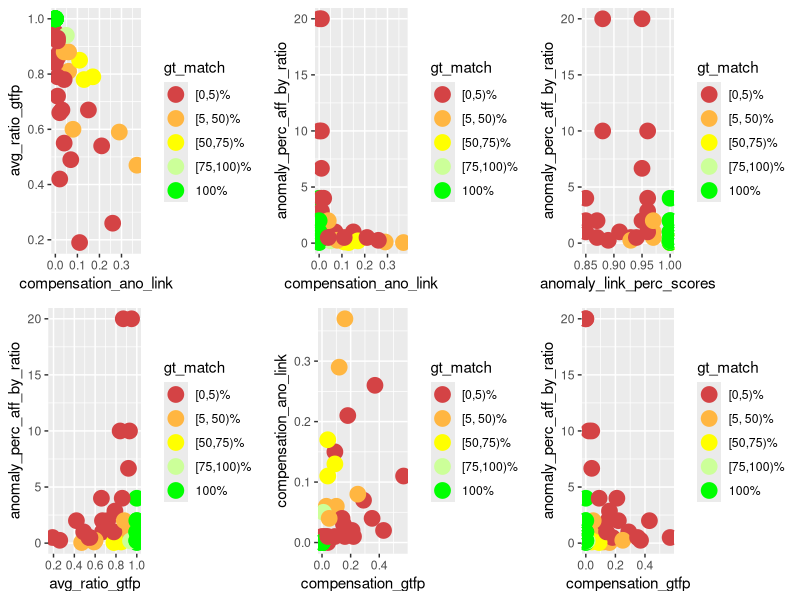
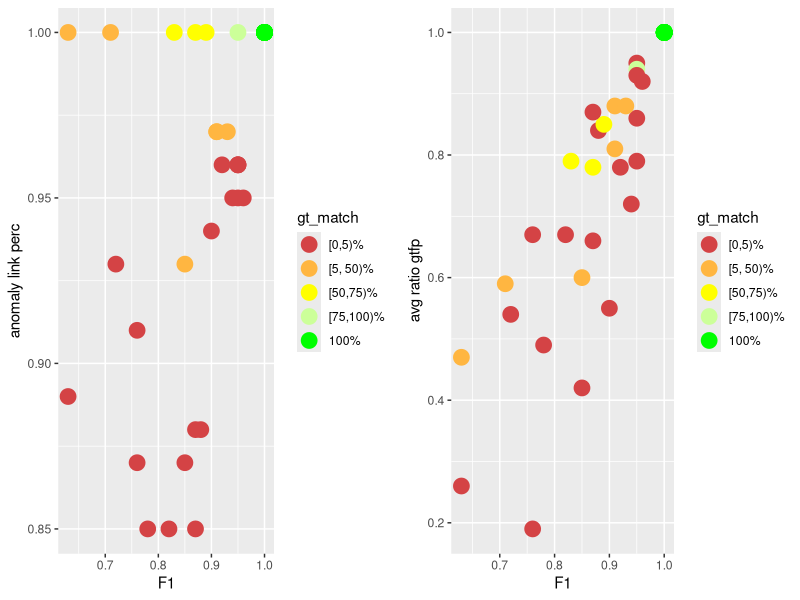
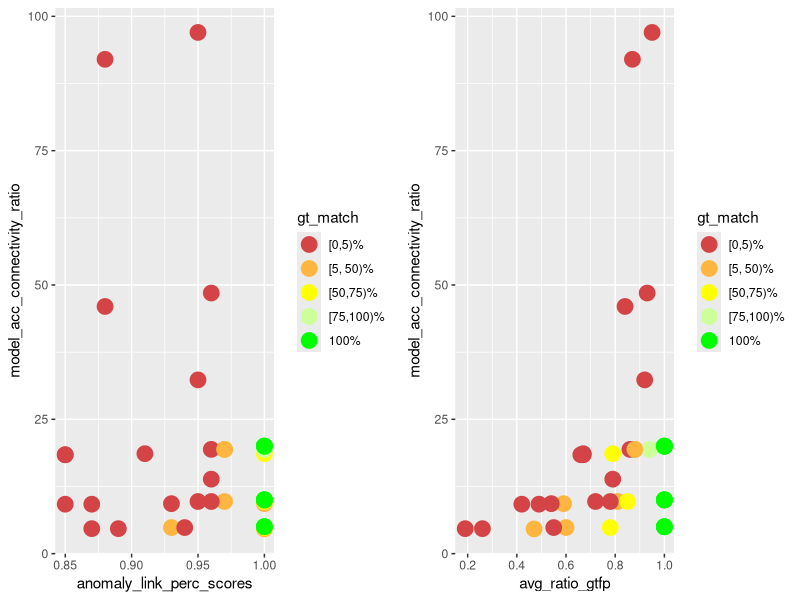
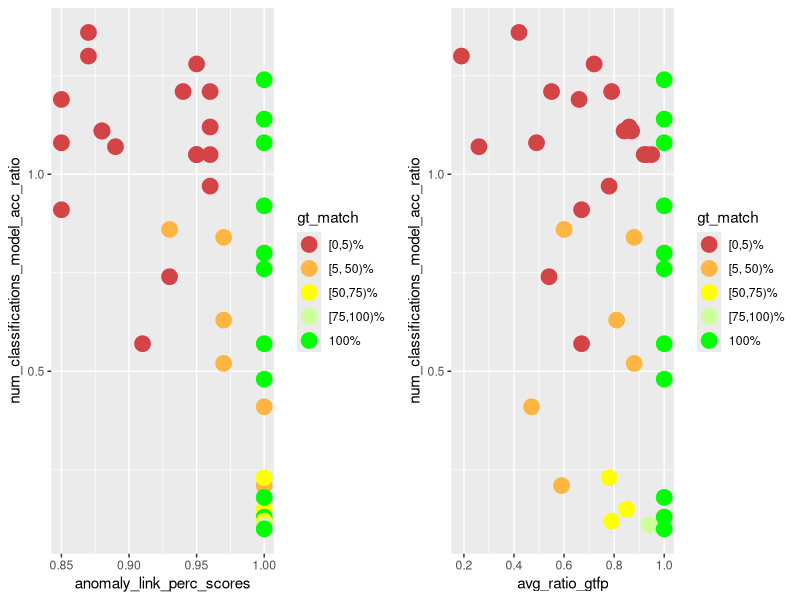
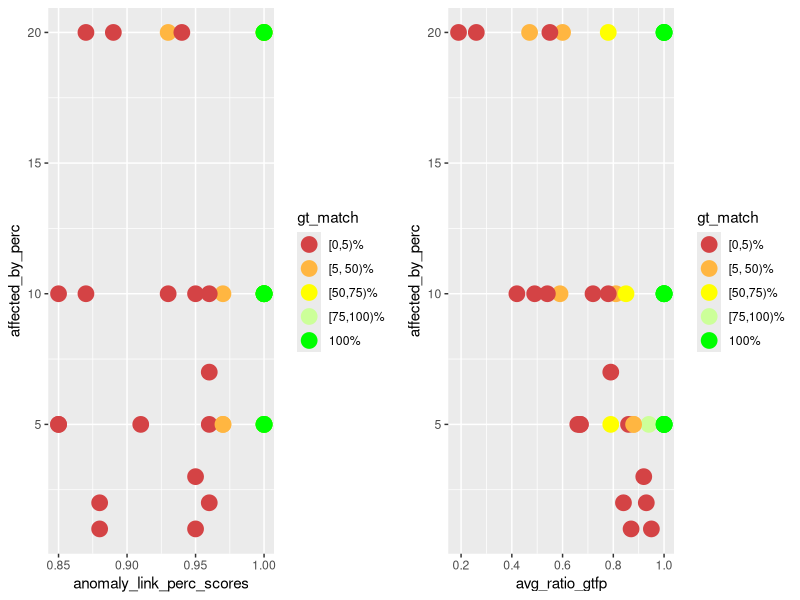
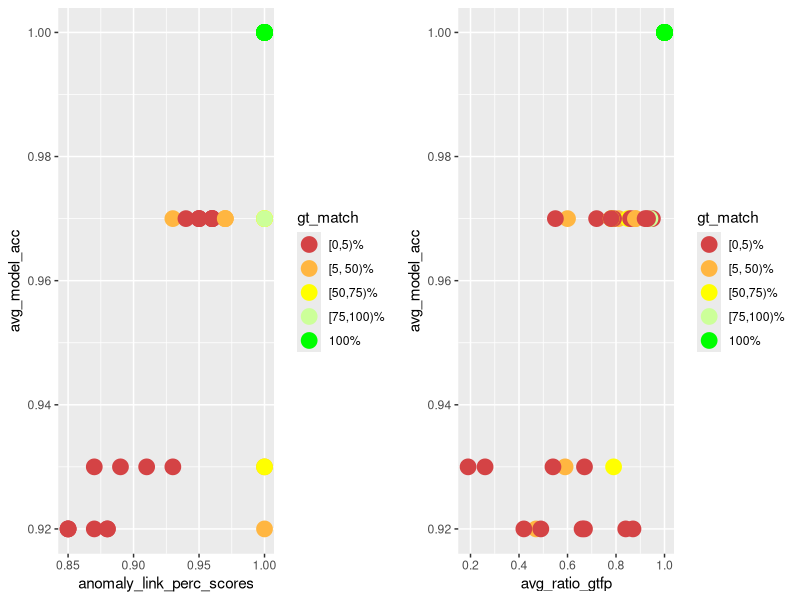
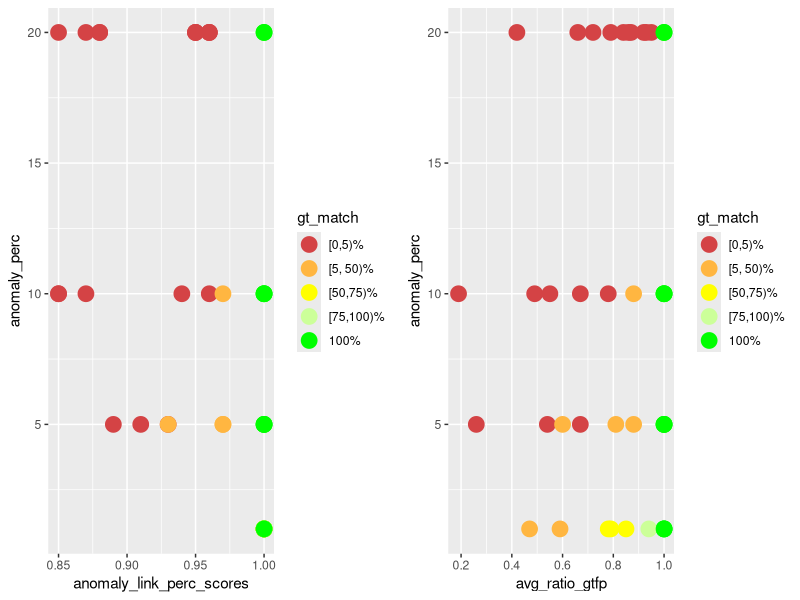
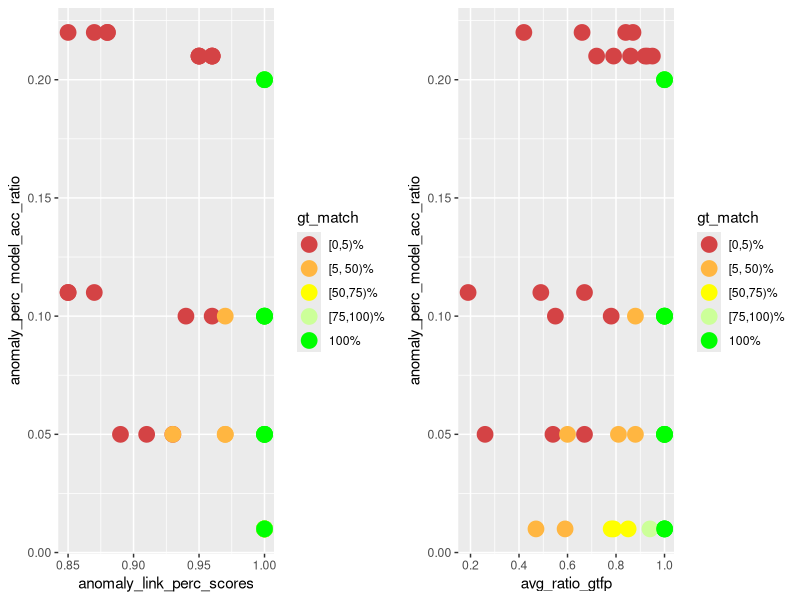

These figures' R source, in order:
library(ggplot2)
library(gridExtra)

PT_DEF <- geom_point(size=5)
COLOR_VALS <- c("#d44345", "#ffb641", "#ffff00", "#ccff99", "#00ff00")

gen_multi_plot_six <- function(
        pp1, pp2, pp3, pp4, pp5, pp6,
        y1, y2, y3, y4, y5, y6,
        x1, x2, x3, x4, x5, x6,
        filename
    ) {
    fpp1 <- pp1 + PT_DEF + xlab(x1) + ylab(y1) + scale_color_manual(values = color_mapping)
    fpp2 <- pp2 + PT_DEF + xlab(x2) + ylab(y2) + scale_color_manual(values = color_mapping)
    fpp3 <- pp3 + PT_DEF + xlab(x3) + ylab(y3) + scale_color_manual(values = color_mapping)
    fpp4 <- pp4 + PT_DEF + xlab(x4) + ylab(y4) + scale_color_manual(values = color_mapping)
    fpp5 <- pp5 + PT_DEF + xlab(x5) + ylab(y5) + scale_color_manual(values = color_mapping)
    fpp6 <- pp6 + PT_DEF + xlab(x6) + ylab(y6) + scale_color_manual(values = color_mapping)
    combined_plot <- grid.arrange(fpp1, fpp2, fpp3, fpp4, fpp5, fpp6, ncol = 3)
    ggsave(combined_plot, file = filename, width = 12, height = 6)
}

gen_multi_plot_two <- function(
        pp1, pp2, y1, y2, x1, x2, filename
    ) {
    fpp1 <- pp1 + PT_DEF + xlab(x1) + ylab(y1) + scale_color_manual(values = color_mapping)
    fpp2 <- pp2 + PT_DEF + xlab(x2) + ylab(y2) + scale_color_manual(values = color_mapping)
    combined_plot <- grid.arrange(fpp1, fpp2, ncol = 2)
    ggsave(combined_plot, file = filename, width = 12, height = 6)
}

# actual compensation insights

input <- read.csv(
    file = "meta_analysis.csv", header = TRUE, sep = ",", check.name = FALSE
)

# instead of the percentage value factor(gt_match_perc) for which I'd need 100
# colors, I only want to color / group them into 5 groups
LABELS <- c("[0,5)%", "[5, 50)%", "[50,75)%", "[75,100)%", "100%")
color_mapping <- setNames(COLOR_VALS, LABELS)

input$gt_match <- cut(
    input$gt_match_perc,
    breaks = c(0, 5, 50, 75, 100, Inf),
    labels = LABELS,
    include.lowest = TRUE,
    right = FALSE
)

p1 <- ggplot(
    data = input, aes_string(
        x = "compensation_ano_link",
        y = "avg_ratio_gtfp",
        color = "gt_match",
        group = "gt_match"
    )
)

p2 <- ggplot(
    data = input, aes_string(
        x = "compensation_ano_link",
        y = "anomaly_perc_aff_by_ratio",
        color = "gt_match",
        group = "gt_match"
    )
)

p3 <- ggplot(
    data = input, aes_string(
        x = "anomaly_link_perc_scores",
        y = "anomaly_perc_aff_by_ratio",
        color = "gt_match",
        group = "gt_match"
    )
)

p4 <- ggplot(
    data = input, aes_string(
        x = "avg_ratio_gtfp",
        y = "anomaly_perc_aff_by_ratio",
        color = "gt_match",
        group = "gt_match"
    )
)

p5 <- ggplot(
    data = input, aes_string(
        x = "compensation_gtfp",
        y = "compensation_ano_link",
        color = "gt_match",
        group = "gt_match"
    )
)

p6 <- ggplot(
    data = input, aes_string(
        x = "compensation_gtfp",
        y = "anomaly_perc_aff_by_ratio",
        color = "gt_match",
        group = "gt_match"
    )
)

gen_multi_plot_six(
    p1, p2, p3, p4, p5, p6,
    "avg_ratio_gtfp",
    "anomaly_perc_aff_by_ratio",
    "anomaly_perc_aff_by_ratio",
    "anomaly_perc_aff_by_ratio",
    "compensation_ano_link",
    "anomaly_perc_aff_by_ratio",
    "compensation_ano_link",
    "compensation_ano_link",
    "anomaly_link_perc_scores",
    "avg_ratio_gtfp",
    "compensation_gtfp",
    "compensation_gtfp",
    "compensation_analysis.png"
)

p1 <- ggplot(
    data = input, aes_string(
        x = "f1_scores",
        y = "anomaly_link_perc_scores",
        color = "gt_match",
        group = "gt_match"
    )
)

p2 <- ggplot(
    data = input, aes_string(
        x = "f1_scores",
        y = "avg_ratio_gtfp",
        color = "gt_match",
        group = "gt_match"
    )
)

gen_multi_plot_two(
    p1, p2,
    "anomaly link perc",
    "avg ratio gtfp",
    "F1",
    "F1",
    "f1_end_res_corr.png"
)

# model acc - connectivity - performance

p1 <- ggplot(
    data = input, aes_string(
        x = "anomaly_link_perc_scores",
        y = "model_acc_connectivity_ratio",
        color = "gt_match",
        group = "gt_match"
    )
)

p2 <- ggplot(
    data = input, aes_string(
        x = "avg_ratio_gtfp",
        y = "model_acc_connectivity_ratio",
        color = "gt_match",
        group = "gt_match"
    )
)

gen_multi_plot_two(
    p1, p2,
    "model_acc_connectivity_ratio",
    "model_acc_connectivity_ratio",
    "anomaly_link_perc_scores",
    "avg_ratio_gtfp",
    "modelacc_connectivity_performance.png"
)

# how many classifications and how acc models

p1 <- ggplot(
    data = input, aes_string(
        x = "anomaly_link_perc_scores",
        y = "num_classifications_model_acc_ratio",
        color = "gt_match",
        group = "gt_match"
    )
)

p2 <- ggplot(
    data = input, aes_string(
        x = "avg_ratio_gtfp",
        y = "num_classifications_model_acc_ratio",
        color = "gt_match",
        group = "gt_match"
    )
)

gen_multi_plot_two(
    p1, p2,
    "num_classifications_model_acc_ratio",
    "num_classifications_model_acc_ratio",
    "anomaly_link_perc_scores",
    "avg_ratio_gtfp",
    "num_classifications_model_acc.png"
)

# affected_by against perf

p1 <- ggplot(
    data = input, aes_string(
        x = "anomaly_link_perc_scores",
        y = "affected_by_perc",
        color = "gt_match",
        group = "gt_match"
    )
)

p2 <- ggplot(
    data = input, aes_string(
        x = "avg_ratio_gtfp",
        y = "affected_by_perc",
        color = "gt_match",
        group = "gt_match"
    )
)

gen_multi_plot_two(
    p1, p2,
    "affected_by_perc",
    "affected_by_perc",
    "anomaly_link_perc_scores",
    "avg_ratio_gtfp",
    "aff_by_perf.png"
)

# model_acc against perf

p1 <- ggplot(
    data = input, aes_string(
        x = "anomaly_link_perc_scores",
        y = "avg_model_acc",
        color = "gt_match",
        group = "gt_match"
    )
)

p2 <- ggplot(
    data = input, aes_string(
        x = "avg_ratio_gtfp",
        y = "avg_model_acc",
        color = "gt_match",
        group = "gt_match"
    )
)

gen_multi_plot_two(
    p1, p2,
    "avg_model_acc",
    "avg_model_acc",
    "anomaly_link_perc_scores",
    "avg_ratio_gtfp",
    "model_acc_perf.png"
)

# anomaly_perc against perf

p1 <- ggplot(
    data = input, aes_string(
        x = "anomaly_link_perc_scores",
        y = "anomaly_perc",
        color = "gt_match",
        group = "gt_match"
    )
)

p2 <- ggplot(
    data = input, aes_string(
        x = "avg_ratio_gtfp",
        y = "anomaly_perc",
        color = "gt_match",
        group = "gt_match"
    )
)

gen_multi_plot_two(
    p1, p2,
    "anomaly_perc",
    "anomaly_perc",
    "anomaly_link_perc_scores",
    "avg_ratio_gtfp",
    "anomaly_perc_perf.png"
)

# anomaly_perc - model acc ratio against perf

p1 <- ggplot(
    data = input, aes_string(
        x = "anomaly_link_perc_scores",
        y = "anomaly_perc_model_acc_ratio",
        color = "gt_match",
        group = "gt_match"
    )
)

p2 <- ggplot(
    data = input, aes_string(
        x = "avg_ratio_gtfp",
        y = "anomaly_perc_model_acc_ratio",
        color = "gt_match",
        group = "gt_match"
    )
)

gen_multi_plot_two(
    p1, p2,
    "anomaly_perc_model_acc_ratio",
    "anomaly_perc_model_acc_ratio",
    "anomaly_link_perc_scores",
    "avg_ratio_gtfp",
    "anomaly_perc_model_acc_ratio_perf.png"
)

# num classifications against perf

p1 <- ggplot(
    data = input, aes_string(
        x = "anomaly_link_perc_scores",
        y = "num_classifications",
        color = "gt_match",
        group = "gt_match"
    )
)

p2 <- ggplot(
    data = input, aes_string(
        x = "avg_ratio_gtfp",
        y = "num_classifications",
        color = "gt_match",
        group = "gt_match"
    )
)

gen_multi_plot_two(
    p1, p2,
    "num_classifications",
    "num_classifications",
    "anomaly_link_perc_scores",
    "avg_ratio_gtfp",
    "num_classifications_perf.png"
)
